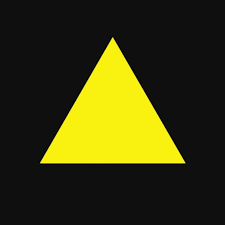
#> input picture V_D R_R_R AI csinalas Final/images/triangle.png, 225 x 225 px
$ python main.py
#> lines starting #> are read from the running program, lines starting #| are printed output that depends on the picture; after the words box and inside, x2 and y2 are one past the last pixel; in counts of white or black regions, pixels touching at a corner belong together
import cv2
from cv2 import triangulatePoints
import numpy as np
from matplotlib import pyplot as plt

ismert = ""
talalt = False


img = cv2.imread('images/triangle.png')
#> img is the input picture: shape (225, 225, 3); mean B, G, R 15.4, 56.3, 57.6

gray = cv2.cvtColor(img, cv2.COLOR_BGR2GRAY)
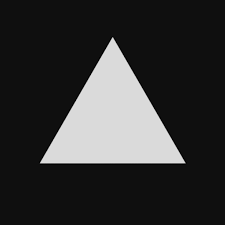
#> gray: shape (225, 225); min 0, max 223, mean 52

_, threshold = cv2.threshold(gray, 127, 255, cv2.THRESH_BINARY)
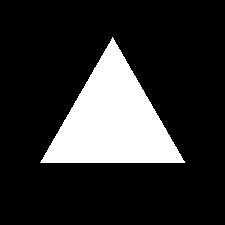
#> threshold: shape (225, 225); 18.1% white; 1 white region

contours, _ = cv2.findContours(threshold, cv2.RETR_TREE, cv2.CHAIN_APPROX_SIMPLE)
#> contours = 1 contour; box (x1, y1, x2, y2) and area: (40, 37, 185, 163) 8974

i = 0

for contour in contours:


	approx = cv2.approxPolyDP(contour, 0.01 * cv2.arcLength(contour, True), True)

	if len(approx) == 3:
		ismert = "haromszog"
		talalt = True

	elif len(approx) == 4:
		ismert = "Négyszog"
		talalt = True
	elif len(approx) == 5:
		ismert = ""
		talalt = False
	elif len(approx) == 6:
		ismert = ""
		talalt = False
	else:
		ismert = "Kör"
		talalt = True
#> this loop made 1 pass
#> (approx, ismert, talalt) on pass 1: ([[112, 37], [40, 162], [184, 162]], 'haromszog', True)

print(len(approx))
#| 3

if talalt == True:
	print("A talált forma egy:",ismert)
#| A talált forma egy: haromszog
else:
	print("Ezt a formát jelenleg nem ismerem fel")
